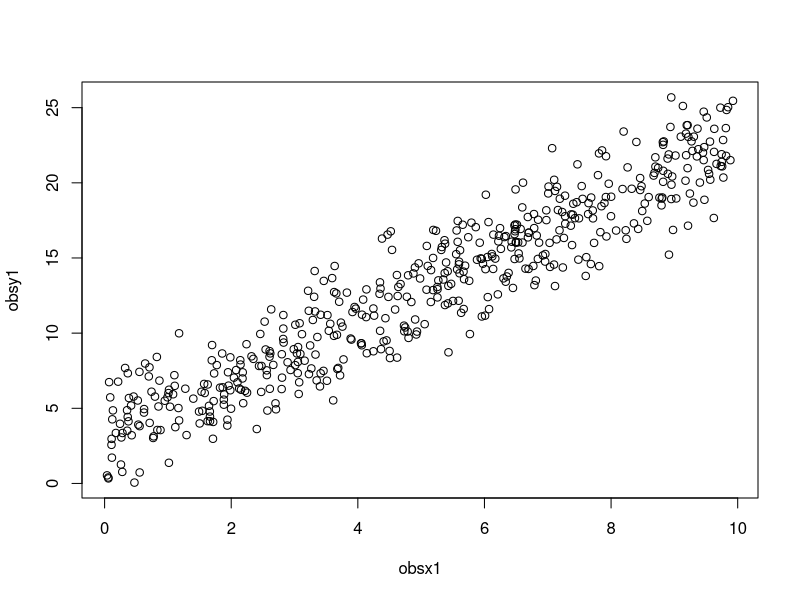

Write the R code that produced this figure. (Note: this script raises an error after producing the figure.)
N <- 500

#obsx1 <- runif(N,0,0.7)
obsx1 <- runif(N,0,10)
sd <- 2
obsy1 <- rnorm(N, 3 + 2*obsx1,sd=sd)

plot(obsx1,obsy1)


model.data <- list(obsy = obsy1,    # Response variable
                   obsx =  obsx1
)
#


model <- nimbleCode({
  for (i in 1:500) {
    obsy[i] ~ dnorm(mu[i],tau)
    mu[i] <- a + b*obsx[i]
    
  }
  
  tau ~  dunif(1e-3,10)
  a ~  dunif(1e-3,10)
  b ~  dunif(1e-3,10)
  sd <- 1/sqrt(tau)  
  
})
  inits <- list(a = runif(1,0.01,1),b=1,
              sd = runif(1,0.01,1)) 

Rmodel <- nimbleModel(code = model,data = model.data, inits = inits,check = FALSE)
compileNimble(Rmodel)

mcmcConf <- configureMCMC(Rmodel, monitors = c("a", "b","sd"))
mcmc_CL <- buildMCMC(mcmcConf)
CRmodel <- compileNimble(mcmc_CL,project = Rmodel)

mcmcChain <- runMCMC(CRmodel ,niter = 10000, nchain = 3, nburnin = 5000,
                     setSeed=15,samplesAsCodaMCMC = TRUE)


S <- ggs(mcmcChain)

ggs_histogram(S)
ggs_traceplot(S)